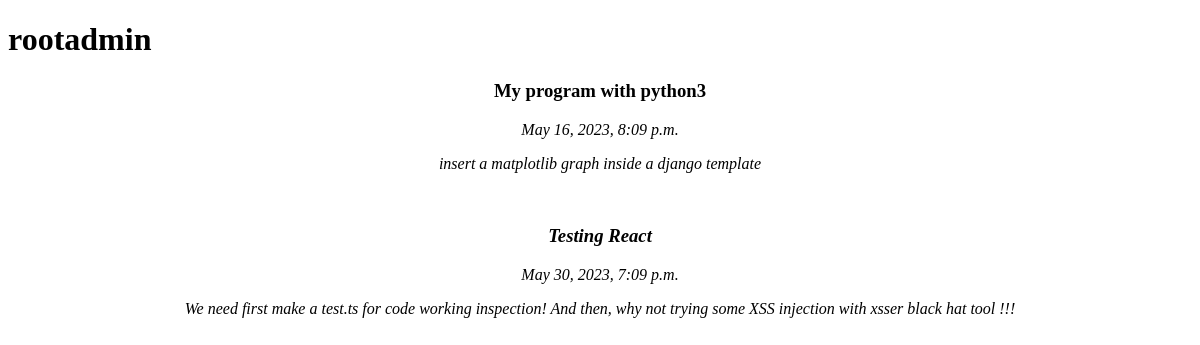
Page /foreign/2/ on the earlier database version.
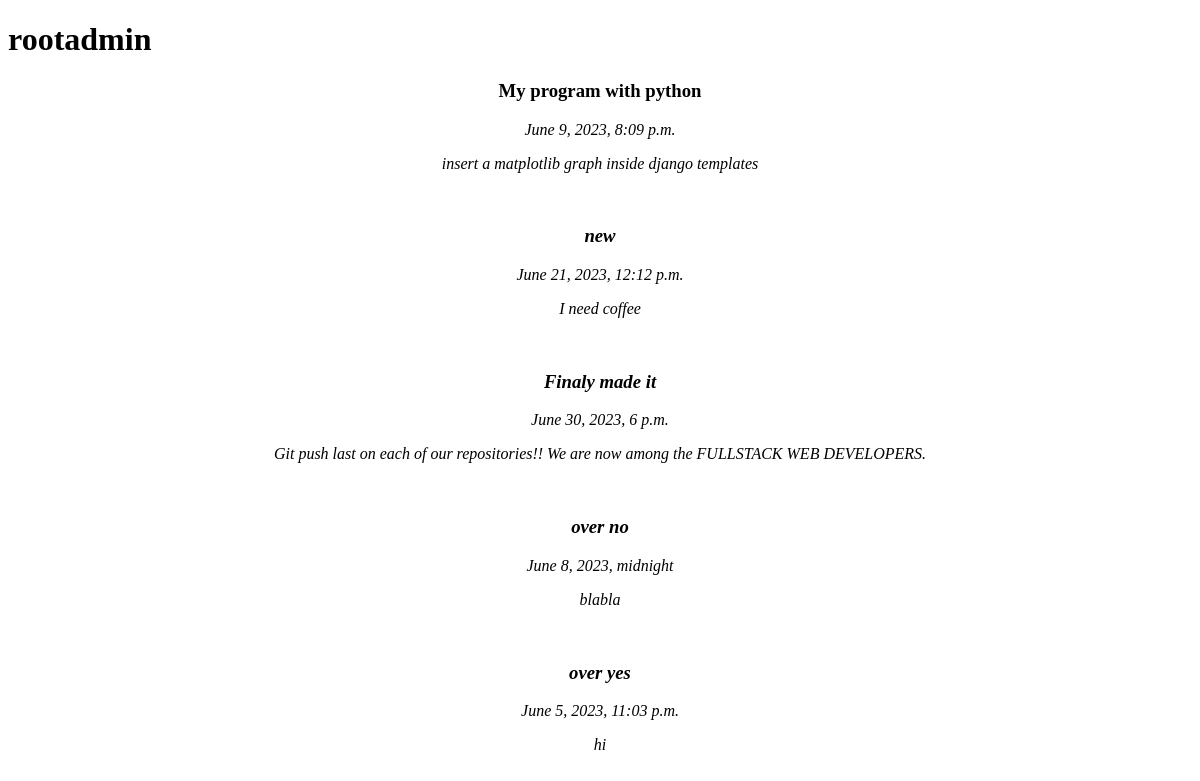
Same page on the later database version.
### principal/models.py (models this page shows, shortened)
class Annotation(models.Model):
    account = models.ForeignKey(User, null=True, blank=False, on_delete=models.SET_NULL)
    name = models.CharField(max_length=45)
    description = models.TextField()
    deadline = models.DateTimeField()  # format("YYYY-MM-DD\ HH:mn:sc")
    reminder = models.TimeField()  # format("HH:Mn:Sc")
    over = models.BooleanField(default=False)
    like = models.ManyToManyField(User, related_name='fan_zone',  blank=True, null=True)
    unlike = models.ManyToManyField(User, related_name='contests', blank=True, null=True)
    objects = models.Manager()

### principal/views.py (the view)
# urls.py: path('foreign/<int:user_id>/', visiting, name='visiting'),
@sync_to_async()
def visiting(request, user_id):
    utilisateur = get_object_or_404(User, pk=user_id)
    ses_annotations = get_list_or_404(Annotation, account=utilisateur)
    return render(
        request,
        template_name='principal/userProfile.html',
        context={'u': utilisateur, 'annotate': ses_annotations},
        status=200
    )

### templates/principal/userProfile.html (shortened to what this page needs)
<!DOCTYPE html>
<html lang="en">
<head>
</head>
<body>
        <h1>{{ u }}</h1>
        <center>
            {% for a in annotate %}
                <div>
                    <h3> {{ a.name }} </h3> <i>{{ a.deadline }}<i/>
                    <p>{{ a.description }}<p/>
                </div>
                <br>
            {% endfor %}
        </center>
</body>
</html>

Differences in the rows shown:
removed Annotation: name "Testing React", deadline "May 30, 2023, 7:09 p.m.", description "We need first make a test.ts for code working inspection! And then, why not trying some XSS injection with xsser black hat tool !!!"
changed Annotation: name "My program with python3" → "My program with python"; deadline "May 16, 2023, 8:09 p.m." → "June 9, 2023, 8:09 p.m."; description "insert a matplotlib graph inside a django template" → "insert a matplotlib graph inside django templates"
added Annotation: name "new", deadline "June 21, 2023, 12:12 p.m.", description "I need coffee"
added Annotation: name "Finaly made it", deadline "June 30, 2023, 6 p.m.", description "Git push last on each of our repositories!! We are now among the FULLSTACK WEB DEVELOPERS."
added Annotation: name "over no", deadline "June 8, 2023, midnight", description "blabla"
added Annotation: name "over yes", deadline "June 5, 2023, 11:03 p.m.", description "hi"
